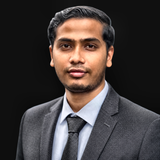
#> input picture source-prepped.png, 160 x 160 px, found by its file name
$ python make_ascii_svg.py
#> lines starting #> are read from the running program, lines starting #| are printed output that depends on the picture
#!/usr/bin/env python3
from pathlib import Path
import html
import numpy as np
from PIL import Image, ImageOps

SOURCE = Path("source-prepped.png")
OUTPUT = Path("hxni-ascii.svg")
RAMP = " .`:-=+*cs#%@"
BLUE, BG = "#00BFFF", "#0d0d0d"
WIDTH, FONT_SIZE, LINE_HEIGHT = 92, 7.0, 7.5

def main():
    if not SOURCE.exists():
        raise SystemExit("source-prepped.png not found. Run prep_photo.py first.")
    img = Image.open(SOURCE).convert("L")
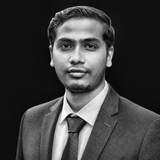
#> img: PIL image 160x160 L; min 0, max 254, mean 63.5
    height = max(1, round(WIDTH * img.height / img.width * 0.50))
#> height = 46
    img = ImageOps.fit(img, (WIDTH, height), method=Image.Resampling.LANCZOS)
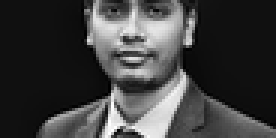
#> img: PIL image 92x46 L (shown 3 times larger); min 0, max 255, mean 63
    px = np.asarray(img, dtype=np.float32)
    rows = ["".join(RAMP[int(v/255*(len(RAMP)-1))] for v in row) for row in px]
    pad = 14
    card_w = WIDTH * FONT_SIZE * 0.60 + pad*2
    card_h = height * LINE_HEIGHT + 46
#> card_h = 391
    clips, groups = [], []
    for i, row in enumerate(rows):
        y = 35 + (i+1)*LINE_HEIGHT
        safe = html.escape(row).replace(" ", "&#160;")
        cid = f"l{i}"
        clips.append(f'<clipPath id="{cid}"><rect x="0" y="{y-LINE_HEIGHT+1:.1f}" width="{card_w}" height="{LINE_HEIGHT+2:.1f}"/></clipPath>')
        groups.append(f'<g clip-path="url(#{cid})"><text x="{pad}" y="{y:.1f}" class="ascii" style="animation-delay:{i*0.018:.2f}s">{safe}</text></g>')
#> this loop made 46 passes
#> (y, cid) on passes 1 to 12: (42.5, 'l0'), (50, 'l1'), (57.5, 'l2'), (65, 'l3'), (72.5, 'l4'), (80, 'l5'), (87.5, 'l6'), (95, 'l7'), (102.5, 'l8'), (110, 'l9'), (117.5, 'l10'), (125, 'l11')
#> after the loop, clips = 46 items; groups = 46 items
    svg = f"""<svg xmlns="http://www.w3.org/2000/svg" width="{card_w:.0f}" height="{card_h:.0f}" viewBox="0 0 {card_w:.0f} {card_h:.0f}">
<style>
.card{{fill:{BG};stroke:#333;stroke-width:1.2}}
.ascii{{fill:{BLUE};font-family:monospace;font-size:{FONT_SIZE}px;letter-spacing:.15px;opacity:0;animation:fin .7s ease-out forwards}}
@keyframes fin{{from{{opacity:0;transform:translateY(2px)}}to{{opacity:1;transform:translateY(0)}}}}
</style>
<defs>{''.join(clips)}</defs>
<rect class="card" x=".6" y=".6" width="{card_w-1.2:.0f}" height="{card_h-1.2:.0f}" rx="14"/>
<circle cx="20" cy="18" r="5" fill="#ff5f57"/><circle cx="36" cy="18" r="5" fill="#febc2e"/><circle cx="52" cy="18" r="5" fill="#28c840"/>
<text x="{card_w/2:.0f}" y="21" text-anchor="middle" fill="#888" font-family="monospace" font-size="8">THE CIPHER STACK // PORTRAIT</text>
{''.join(groups)}
</svg>"""
    OUTPUT.write_text(svg, encoding="utf-8")
    print(f"Saved {OUTPUT}")

if __name__ == "__main__":
    main()
